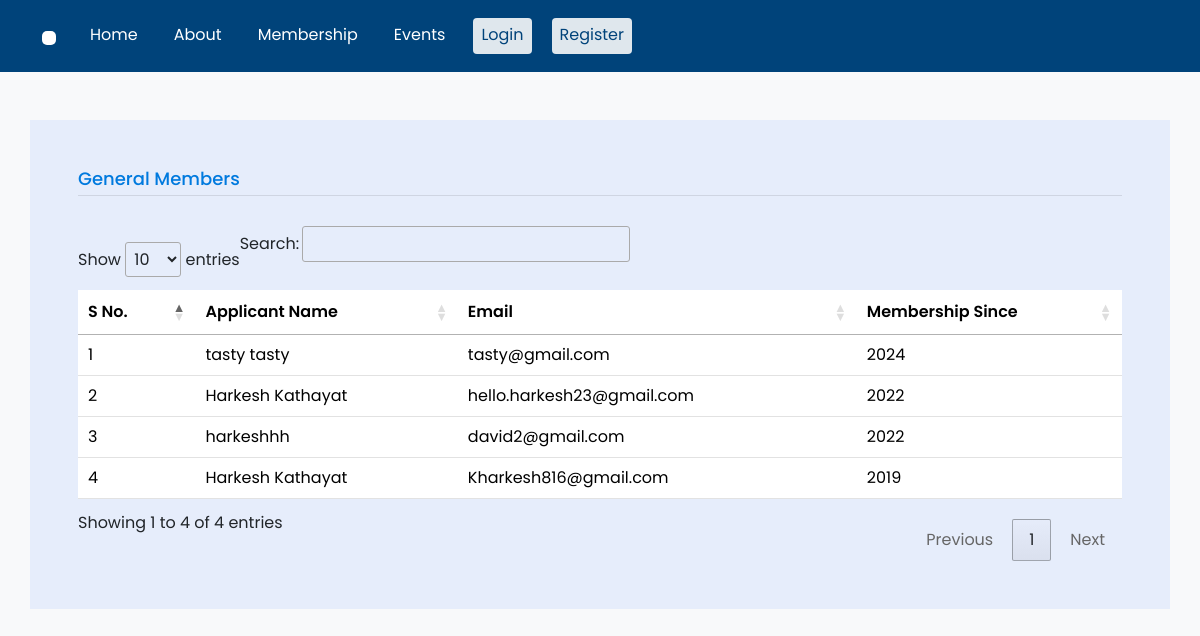
Page /lifetime-members on the committed database.
### management/models.py (models this page shows, shortened)
class Membership(models.Model):
    membership_number=models.CharField(max_length=10,unique=True,null=True)
    associated_user = models.OneToOneField(CustomUser,related_name='membership',on_delete=models.CASCADE,null=True)
    created_at = models.DateTimeField(auto_now_add=True)
    updated_at = models.DateTimeField(auto_now=True)
    verification = models.BooleanField(default=False)
    expiry_date = models.DateField(null=True,blank=True)
    membership_since = models.CharField(max_length=4, blank=True, null=True)
    verified_date = models.DateTimeField(blank=True, null=True)
    rejected = models.BooleanField(default=False)
    expiry_status=models.BooleanField(default=False)
    membership_type=models.PositiveIntegerField(choices=choices.MEMBERSHIP_TYPES,default=1)
    remarks = models.TextField(null=True)
    objects = InheritanceManager()
    class Meta:
        ordering = ['-created_at']

class PersonalInfo(models.Model):
    name_of_applicant = models.CharField(max_length=200)
    gender = models.CharField(max_length=1, choices=choices.GENDER_CHOICES)
    affiliation = models.CharField(max_length=200)
    pp_photo = models.ImageField(upload_to="personal_photo")
    salutation = models.CharField(max_length=20, blank=True, null=True)
    phone_number = models.CharField(max_length=20,null=True)
    class Meta:
        abstract = True

class GeneralMembership(Membership,PersonalInfo):
    nationaldocument =models.OneToOneField(NationalDocumment,on_delete=models.CASCADE, related_name="associated_membership",related_query_name="associated_membership",null=True)
    educational_information = models.OneToOneField(EducationalDocuments,on_delete=models.CASCADE,related_name="edu_members",null=True)
    upgrade_request = models.BooleanField(null=True)
    upgrade_membership_type = models.PositiveIntegerField(choices=choices.MEMBERSHIP_TYPES,null=True)
    upgrade_payment = models.BooleanField(default=False)
    renew_request =models.BooleanField(null=True, default=False)
    renew_payment = models.BooleanField(default=False)

class Membership(models.Model):
    membership_number=models.CharField(max_length=10,unique=True,null=True)
    associated_user = models.OneToOneField(CustomUser,related_name='membership',on_delete=models.CASCADE,null=True)
    created_at = models.DateTimeField(auto_now_add=True)
    updated_at = models.DateTimeField(auto_now=True)
    verification = models.BooleanField(default=False)
    expiry_date = models.DateField(null=True,blank=True)
    membership_since = models.CharField(max_length=4, blank=True, null=True)
    verified_date = models.DateTimeField(blank=True, null=True)
    rejected = models.BooleanField(default=False)
    expiry_status=models.BooleanField(default=False)
    membership_type=models.PositiveIntegerField(choices=choices.MEMBERSHIP_TYPES,default=1)
    remarks = models.TextField(null=True)
    objects = InheritanceManager()
    class Meta:
        ordering = ['-created_at']

### account/models.py (models this page shows, shortened)
class CustomUser(AbstractUser):
    full_name = models.CharField(max_length=100)
    email = models.EmailField( unique=True,
        error_messages={
            'unique': _(
                "A user is already registered with this email address"),
        },
    )
    username = None
    created_date=models.DateTimeField(auto_now_add=True)
    token = models.CharField(max_length=5,default=1234)
    is_verified = models.BooleanField(default=False)
    ADMIN=1
    USER=2
    ROLE_CHOICES=(
        (USER,'USER'),
        (ADMIN,'ADMIN'),
    )
    role = models.PositiveSmallIntegerField(
        choices=ROLE_CHOICES, blank=True, default=2
    )
    USERNAME_FIELD='email'
    REQUIRED_FIELDS=['full_name']
    objects =CustomUserManager()

### management/views.py (the view)
# urls.py: path('lifetime-members',views.lifetime_members,name='lifetime_members'),
def lifetime_members(request):
    general_membership = GeneralMembership.objects.filter(Q(membership_type=3),Q(verification=True))
    context ={
        'members': general_membership
    }
    return render(request,'management/listview/homepage_lists/general_membership_list.html',context)

### management/templates/management/listview/homepage_lists/general_membership_list.html (shortened to what this page needs)
{% load static %}
<!DOCTYPE html>
<html lang="en">
<head>
    <link href="https://cdn.jsdelivr.net/npm/bootstrap@5.3.2/dist/css/bootstrap.min.css" rel="stylesheet"
>
    <link rel="stylesheet" href="https://cdnjs.cloudflare.com/ajax/libs/font-awesome/6.5.1/css/all.min.css" />
    <link rel="stylesheet" href="https://cdnjs.cloudflare.com/ajax/libs/font-awesome/6.5.1/css/all.min.css" />
    <link rel="stylesheet" href="https://cdn.datatables.net/1.13.7/css/jquery.dataTables.min.css">
    <link rel="stylesheet" href="{% static 'css/style.css'%}">
</head>
<body>
    <nav class="navbar navbar-expand-lg sticky-top">
        <div class="container">
          <a class="navbar-brand" href="/">
            <img src="{% static 'images/fulllogo.jpg' %}" alt="">
          </a>
          <div class="collapse navbar-collapse" id="navbarTogglerDemo03">
            <ul class="navbar-nav me-auto mb-2 mb-lg-0">
              <li class="nav-item">
                <a class="nav-link" aria-current="page" href="/">Home</a>
              </li>
              <li class="nav-item">
                <a class="nav-link" href="https://ngeotechs.org/?page_id=1464" target="_blank">About</a>
              </li>
              <li class="nav-item">
                <a class="nav-link" href="{% url 'management:membership_guidelines' %}">Membership</a>
              </li>
              <li class="nav-item">
                <a class="nav-link" href="{% url 'events:index_all_events' %}">Events</a>
              </li>
              <li class="nav-item">
                <a class="nav-link auth-btn" href="{% url 'account:login_user' %}">Login</a>
              </li>
              <li class="nav-item">
                <a class="nav-link auth-btn" href="{% url 'account:signup' %}">Register</a>
              </li>
            </ul>
          </div>
        </div>
    </nav>
                    <div class=" container about-us-bg my-5 p-5">
                        <h3 class="form-title">General Members</h3>
                        <hr>
                        <table id="sampleTable" class="table hover-table" style="width:100%">
                            <thead>
                                <tr>
                                    <th>S No.</th>
                                    <th>Applicant Name</th>
                                    <th>Email</th>
                                    <th>Membership Since</th>
                                </tr>
                            </thead>
                            <tbody>
                            {% for member in members %}
                                <tr>
                                    <td>{{ forloop.counter }}</td>
                                    <td>{{ member.name_of_applicant }}</td>
                                    <td>{{ member.associated_user.email }}</td>
                                    <td>{{ member.membership_since }}</td>
                                </tr>
                            {% endfor %}
                            </tbody>
                        </table>
                    </div>

### static/css/style.css (style rules this page uses)
body { font-family: Poppins; background: #f8f9fa; overflow-x: hidden; }
a { text-decoration: none; color: unset; }
.form-title { font-size: 18px; margin-bottom: 0; padding-bottom: 0; font-weight: 500; color: #007ade; }
hr { margin: 5px 0 30px 0; color: inherit; border: 0; border-top: 0.1px solid rgba(0, 0, 0, 0.4); opacity: .25; }
.table>thead { vertical-align: middle; }
tr { border: 0.8px solid #e2e2e2; }
table.dataTable thead th { font-weight: 600; }
#sampleTable { margin-top: 4rem }
td { vertical-align: middle; }
table.dataTable.no-footer { border: none!important; }
.navbar { background: #00437a; }
.navbar-brand img { width: 30%; background: white; padding: 7px; border-radius: 5px; }
.nav-item { display: flex; align-items: center; }
.nav-link { color: #ffffff; box-sizing: border-box!important; font-size: 16px; transition: 0.5s all ease-in-out; margin: 0 10px; padding: 2px; font-weight: 400; border-bottom: 2px solid rgba(255,255,255,0); }
.auth-btn { background: rgba(248, 249, 250, 0.9); color: #00437a; padding: 5px 10px; margin: 10px; border-radius: 4px; }
.about-us-bg { background: #e6edfb; padding: 30px 0; }

### rows in the picture
GeneralMembership: name_of_applicant "tasty tasty", associated_user.email "tasty@gmail.com", membership_since "2024"
GeneralMembership: name_of_applicant "Harkesh Kathayat", associated_user.email "hello.harkesh23@gmail.com", membership_since "2022"
GeneralMembership: name_of_applicant "harkeshhh", associated_user.email "david2@gmail.com", membership_since "2022"
GeneralMembership: name_of_applicant "Harkesh Kathayat", associated_user.email "Kharkesh816@gmail.com", membership_since "2019"
